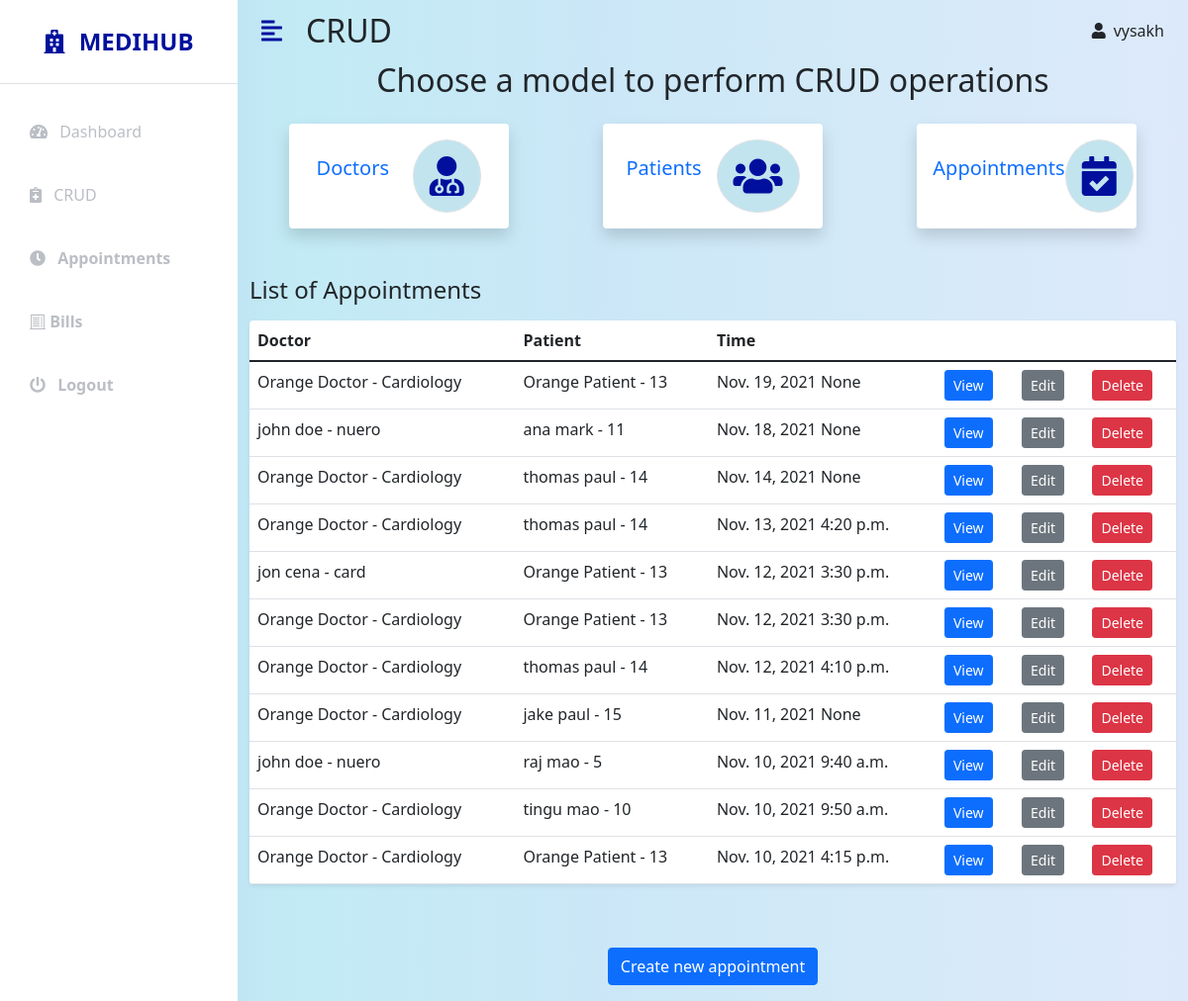
The app's page /adminapp/crud/appointments/ (signed in), older data.
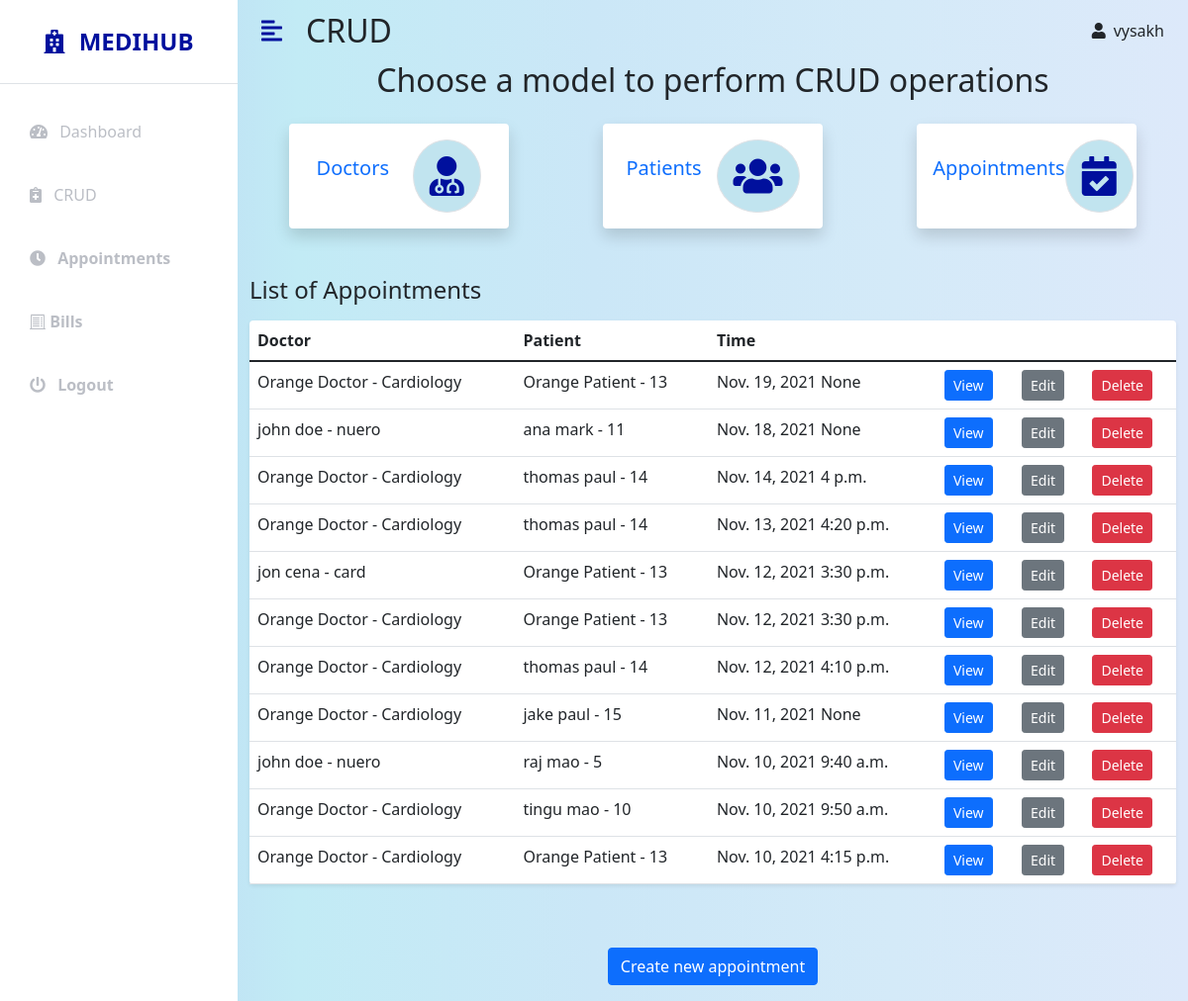
The same page, newer data.
### hospital/models.py (models this page shows, shortened)
class Appointment(models.Model):
    doctor = models.ForeignKey(Doctor, on_delete=models.CASCADE, null=True, blank=True)
    patient = models.ForeignKey(Patient, on_delete=models.CASCADE, null=True, blank=True)
    date = models.DateField(null=True, blank=True)
    time = models.TimeField(null=True, blank=True)
    details = models.TextField(max_length=1000, null=True, blank=True)
    confirmed = models.BooleanField(default=False)
    completed = models.BooleanField(default=False)
    class Meta:
        ordering = ['-date', 'time']

class Doctor(models.Model):
    GENDER_CHOICES = [
        ('M', 'Male'),
        ('F', 'Female'),
        ('X', 'Other'),
    ]
    user = models.OneToOneField(User, on_delete=models.CASCADE, null=True, blank=True)
    first_name = models.CharField(max_length=50, null=True, blank=True)
    last_name = models.CharField(max_length=50, null=True, blank=True)
    patients = models.ManyToManyField('Patient')
    gender = models.CharField(max_length=1, choices=GENDER_CHOICES, null=True, blank=True)
    dob = models.DateField(null=True, blank=True)
    department = models.CharField(max_length=50, null=True, blank=True)
    phone = models.CharField(max_length=10, null=True, blank=True)
    address = models.TextField(max_length=400, null=True, blank=True)
    email = models.CharField(max_length=100, null=True, blank=True)
    salary_in_rs = models.IntegerField(null=True, blank=True)
    schedule = models.TextField(max_length=1000, null=True, blank=True)
    def __str__(self):
        return f'{self.first_name} {self.last_name} - {self.department}'

class Patient(models.Model):
    GENDER_CHOICES = [
        ('M', 'Male'),
        ('F', 'Female'),
        ('X', 'Other'),
    ]
    user = models.OneToOneField(User, on_delete=models.CASCADE, null=True, blank=True)
    first_name = models.CharField(max_length=50, null=True, blank=True)
    last_name = models.CharField(max_length=50, null=True, blank=True)
    gender = models.CharField(max_length=1, choices=GENDER_CHOICES, null=True, blank=True)
    dob = models.DateField(null=True, blank=True)
    phone = models.CharField(max_length=10, null=True, blank=True)
    address = models.TextField(max_length=400, null=True, blank=True)
    email = models.CharField(max_length=100, null=True, blank=True)
    def __str__(self):
        return f'{self.first_name} {self.last_name} - {self.id}'

### adminapp/views.py (the view)
# urls.py: path('crud/appointments/', views.appointmentListView, name='appointment-list'),
@login_required(login_url='admin-login')
@user_passes_test(is_admin, login_url='admin-login')
def appointmentListView(request):
    appointmentList = Appointment.objects.all()
    context = {
        'list_of_appointments': appointmentList,
    }
    return render(request, 'adminapp/appointment_list.html', context)

### adminapp/views.py (called while the page is built)
def is_admin(user):
    return user.groups.filter(name = 'Administrators').exists()

### adminapp/templates/adminapp/appointment_list.html
{% extends 'adminapp/crud_index.html' %}
{% block main %}
<div class="container-fluid">
    <div class="row my-5">
        <h3 class="fs-4 mb-3">List of Appointments</h3>
        <div class="col">
            <table class="table bg-white rounded shadow-sm  table-hover">
                <thead>
                    <tr>
                        <th scope="col">Doctor</th>
                        <th scope="col">Patient</th>
                        <th scope="col">Time</th>
                        <th scope="col"></th>
                        <th scope="col"></th>
                        <th scope="col"></th>
                    </tr>
                </thead>
                <tbody>
                    {% for appointment in list_of_appointments %}
                    <tr>
                        <td>{{appointment.doctor}}</td>
                        <td>{{appointment.patient}}</td>
                        <td>{{appointment.date}} {{appointment.time}}</td>
                        <td><a class="btn btn-primary btn-sm"  href="{% url 'appointment-detail' appointment.id %}">View</a></td>
                        <td><a class="btn btn-secondary btn-sm"  href="{% url 'edit-appointment' appointment.id %}">Edit</a></td>
                        <td><a class="btn btn-danger btn-sm"  href="{% url 'delete-appointment' appointment.id %}">Delete</a></td>
                    </tr>
                    {% endfor %}
                </tbody>
            </table>
        </div>
    </div>
    <h3 class="fs-4 mb-3 text-center"><a class ="btn btn-primary "style="text-decoration:none !important"href="{% url 'create-appointment' %}">Create new appointment</a></h3>
</div>
{% endblock %}

Row changes from the older to the newer data that the page shows:
changed Appointment "Nov. 14, 2021": time "None" → "4 p.m."
